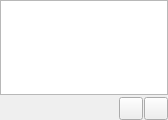
<?xml version="1.0" encoding="UTF-8"?>
<ui version="4.0">
 <class>SearchPage</class>
 <widget class="QWidget" name="SearchPage">
  <property name="geometry">
   <rect>
    <x>0</x>
    <y>0</y>
    <width>168</width>
    <height>120</height>
   </rect>
  </property>
  <layout class="QVBoxLayout" name="vlayout">
   <property name="spacing">
    <number>2</number>
   </property>
   <property name="leftMargin">
    <number>0</number>
   </property>
   <property name="topMargin">
    <number>0</number>
   </property>
   <property name="rightMargin">
    <number>0</number>
   </property>
   <property name="bottomMargin">
    <number>0</number>
   </property>
   <item>
    <widget class="ItemView" name="view"/>
   </item>
   <item>
    <layout class="QHBoxLayout" name="hlayout">
     <property name="spacing">
      <number>1</number>
     </property>
     <property name="leftMargin">
      <number>0</number>
     </property>
     <property name="topMargin">
      <number>0</number>
     </property>
     <property name="rightMargin">
      <number>0</number>
     </property>
     <property name="bottomMargin">
      <number>0</number>
     </property>
     <item>
      <widget class="SqueezedTextLabel" name="statsLabel"/>
     </item>
     <item>
      <widget class="SizeWidget" name="sizeWidget"/>
     </item>
     <item>
      <widget class="ToolButton" name="addToPlayQueue"/>
     </item>
     <item>
      <widget class="ToolButton" name="replacePlayQueue"/>
     </item>
    </layout>
   </item>
  </layout>
 </widget>
 <customwidgets>
  <customwidget>
   <class>SqueezedTextLabel</class>
   <extends>QLabel</extends>
   <header>squeezedtextlabel.h</header>
  </customwidget>
  <customwidget>
   <class>ItemView</class>
   <extends>QTreeView</extends>
   <header>itemview.h</header>
  </customwidget>
  <customwidget>
   <class>ToolButton</class>
   <extends>QToolButton</extends>
   <header>toolbutton.h</header>
  </customwidget>
  <customwidget>
   <class>SizeWidget</class>
   <extends>QWidget</extends>
   <header>sizewidget.h</header>
  </customwidget>
 </customwidgets>
 <resources/>
 <connections/>
</ui>
